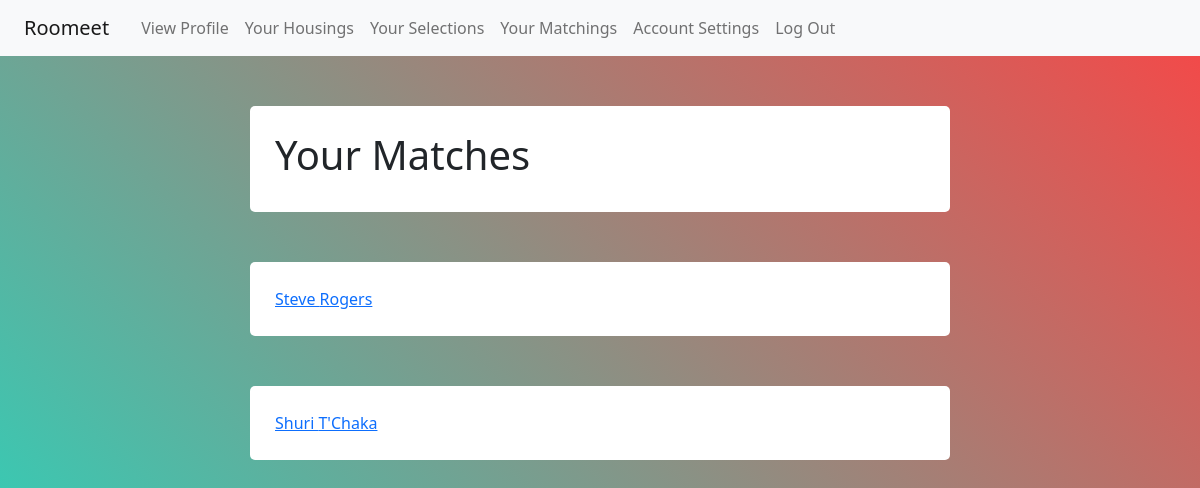
Screenshot of /matches (signed in) with the database file from the repository.
### tables this page shows
CREATE TABLE profile (
  user_id INTEGER NOT NULL,

  first_name TEXT NOT NULL,
  middle_name TEXT, 
  last_name TEXT NOT NULL,

  photo BLOB NOT NULL, 

  dob TEXT NOT NULL,

  occupation TEXT NOT NULL,
  description TEXT,

  gender TEXT NOT NULL,
  genderPref TEXT NOT NULL,

  ageMin INTEGER NOT NULL,
  ageMax INTEGER NOT NULL,

  priceMin INTEGER NOT NULL, 
  priceMax INTEGER NOT NULL,

  pets TEXT NOT NULL,

  city TEXT NOT NULL,
  state TEXT NOT NULL,
  zipcode INTEGER NOT NULL,

  looking TEXT NOT NULL, 

  FOREIGN KEY (user_id) REFERENCES user (id)
);

### flaskr/algorithm.py (the view)
@bp.route('/matches')
def matches():
    user_id = session.get('user_id')
    m = get_db().execute(
        'SELECT match_id FROM matchpairing WHERE user_id = ?', (user_id,)
    ).fetchall()
    profile_ids = []
    profiles = []
    for match in m:
        for i in match:
            profile_ids.append(i)
    for i in profile_ids:
        p = get_db().execute(
            'SELECT match_id FROM matchpairing WHERE user_id = ? AND match_id = ?', (i, user_id)
        ).fetchone()
        if p is not None:
            profiles.append(get_profile(i))
    return render_template('algorithm/viewmatches.html', mlist = profiles)

### flaskr/algorithm.py (called while the page is built)
def get_profile(id):
    profile = get_db().execute(
        'SELECT * FROM profile WHERE user_id = ?', (id,)
    ).fetchone()
    if profile is None:
        abort(404, f"Profile doesn't exist. Create a profile.")
    return profile

### flaskr/auth.py (called while the page is built)
@bp.before_app_request
def load_logged_in_user():
    user_id = session.get('user_id')
    if user_id is None:
        g.user = None
    else:
        g.user = get_db().execute(
            'SELECT * FROM user WHERE id = ?', (user_id,)
        ).fetchone()

### flaskr/db.py (called while the page is built)
def get_db():
    if 'db' not in g:
        g.db = sqlite3.connect(
            current_app.config['DATABASE'],
            detect_types=sqlite3.PARSE_DECLTYPES
        )
        g.db.row_factory = sqlite3.Row
    return g.db

### flaskr/templates/algorithm/viewmatches.html (shortened to what this page needs)
{% extends 'base.html' %}
{% block content %}
<div class="boxed">
    <div class="container">
        <div class= "user-details">
            <h1>Your Matches</h1>
        </div>
    </div>
</div>
{% for m in mlist %}
<div class="boxed">
    <div class="container">
        <div class= "user-details">
            <a href="{{ url_for('algorithm.match_profile', profid=(m['user_id'])) }}">{{ m['first_name'] }} {{ m['middle_name'] }} {{ m['last_name'] }}</a>
            <br>
        </div>
    </div>
</div>
{% endfor %}
{% endblock %}

### flaskr/static/main.css (style rules this page uses)
.boxed { margin-top: 50px; display: flex; justify-content: center; align-items: center; }
.boxed .container { max-width: 700px; width: 100%; background: #fff; padding: 25px; border-radius: 5px; }

### rows the page displays
profile: first_name "Steve", last_name "Rogers"
profile: first_name "Shuri", last_name "T'Chaka"
